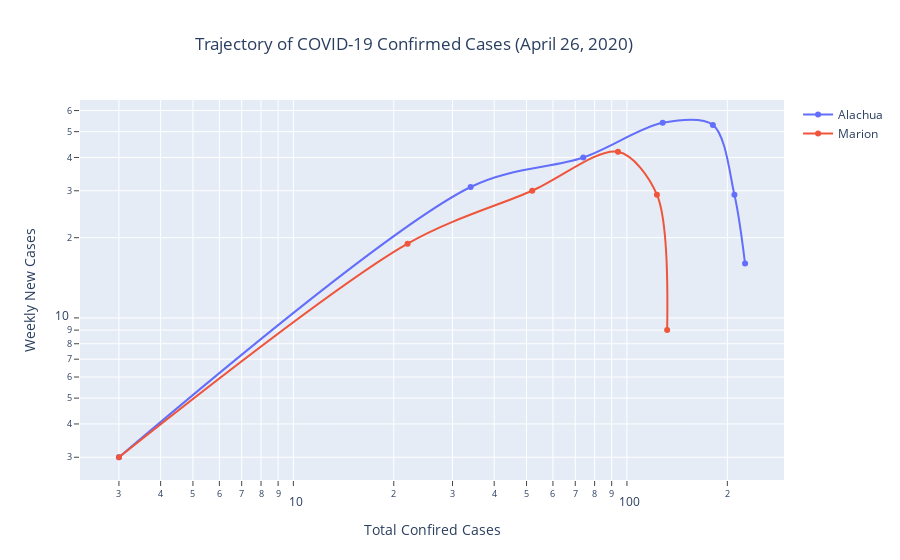

The notebook cell this image was saved under:
### Code cell
data.trajectory()

### Figure 1 — Plotly figure (JSON) as saved in the notebook; plotly's stock layout.template omitted (floating-point values rounded to 4 significant figures)
{"data": [{"line": {"shape": "spline", "smoothing": 0.9}, "mode": "lines+markers", "name": "Alachua", "type": "scatter", "x": [3, 34, 74, 128, 181, 210, 226], "y": [3, 31, 40, 54, 53, 29, 16]}, {"line": {"shape": "spline", "smoothing": 0.9}, "mode": "lines+markers", "name": "Marion", "type": "scatter", "x": [3, 22, 52, 94, 123, 132], "y": [3, 19, 30, 42, 29, 9]}], "layout": {"title": {"text": "Trajectory of COVID-19 Confirmed Cases (April 26, 2020)", "x": 0.46, "xanchor": "center"}, "xaxis": {"ticks": "outside", "title": {"text": "Total Confired Cases"}, "type": "log"}, "yaxis": {"ticks": "outside", "title": {"text": "Weekly New Cases"}, "type": "log"}}}
